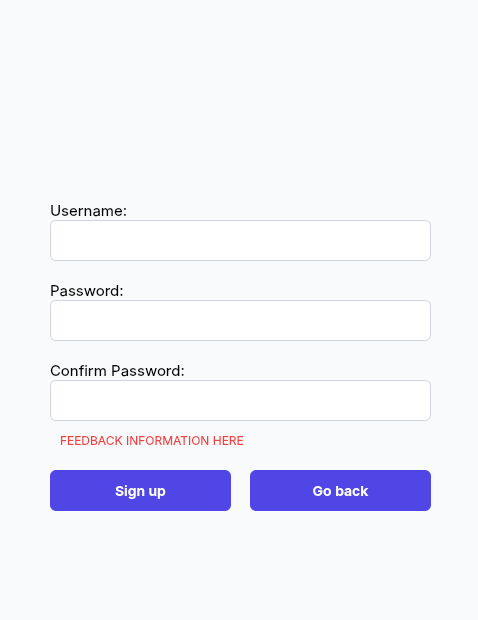
<?xml version="1.0" encoding="UTF-8"?>
<ui version="4.0">
 <class>Dialog</class>
 <widget class="QDialog" name="Dialog">
  <property name="geometry">
   <rect>
    <x>0</x>
    <y>0</y>
    <width>478</width>
    <height>620</height>
   </rect>
  </property>
  <property name="windowTitle">
   <string>Dialog</string>
  </property>
  <property name="styleSheet">
   <string notr="true">/* Entire Dialog */
QDialog {
    background-color: #F9FAFB;
    color: #111827; /* Dark gray, highly readable */
}

/* Labels */
QLabel {
    color: #1F2937; /* Stronger label color */
}

/* Text Fields */
QLineEdit {
    background-color: #FFFFFF;
    border: 1px solid #D1D5DB;
    border-radius: 6px;
    padding: 6px 10px;
    font-size: 14px;
    color: #111827; /* Input text */
}

/* Primary Button */
QPushButton {
    background-color: #4F46E5;
    border: none;
    color: #FFFFFF;
    border-radius: 6px;
    padding: 8px 14px;
    font-size: 14px;
    font-weight: 500;
}
QPushButton:hover {
    background-color: #4338CA;
}
QPushButton:pressed {
    background-color: #3730A3;
}

/* Optional: Secondary Button */
QPushButton#secondaryButton {
    background-color: #E5E7EB;
    color: #1F2937;
}
QPushButton#secondaryButton:hover {
    background-color: #D1D5DB;
}</string>
  </property>
  <widget class="QLabel" name="signupusernameLabel">
   <property name="geometry">
    <rect>
     <x>50</x>
     <y>200</y>
     <width>111</width>
     <height>21</height>
    </rect>
   </property>
   <property name="font">
    <font>
     <family>Inter</family>
     <pointsize>-1</pointsize>
    </font>
   </property>
   <property name="styleSheet">
    <string notr="true">color: rgb(rgb(0, 0, 0)); font-size: 15px;
</string>
   </property>
   <property name="text">
    <string>Username: </string>
   </property>
  </widget>
  <widget class="QLabel" name="ConfirmpPasswordLabel">
   <property name="geometry">
    <rect>
     <x>50</x>
     <y>360</y>
     <width>141</width>
     <height>21</height>
    </rect>
   </property>
   <property name="font">
    <font>
     <family>Inter</family>
     <pointsize>-1</pointsize>
    </font>
   </property>
   <property name="styleSheet">
    <string notr="true">color: rgb(rgb(0, 0, 0)); font-size: 15px;</string>
   </property>
   <property name="text">
    <string>Confirm Password:</string>
   </property>
  </widget>
  <widget class="QLineEdit" name="signupUsernameForm">
   <property name="geometry">
    <rect>
     <x>50</x>
     <y>220</y>
     <width>381</width>
     <height>41</height>
    </rect>
   </property>
   <property name="styleSheet">
    <string notr="true">font-size: 14px;</string>
   </property>
   <property name="text">
    <string/>
   </property>
   <property name="frame">
    <bool>true</bool>
   </property>
  </widget>
  <widget class="QLineEdit" name="SignupConfirmPasswordForm">
   <property name="geometry">
    <rect>
     <x>50</x>
     <y>380</y>
     <width>381</width>
     <height>41</height>
    </rect>
   </property>
   <property name="styleSheet">
    <string notr="true">font-size: 14px;</string>
   </property>
   <property name="text">
    <string/>
   </property>
  </widget>
  <widget class="QPushButton" name="signupSubmitButton">
   <property name="geometry">
    <rect>
     <x>50</x>
     <y>470</y>
     <width>181</width>
     <height>41</height>
    </rect>
   </property>
   <property name="font">
    <font>
     <family>Inter</family>
     <pointsize>-1</pointsize>
     <weight>62</weight>
     <bold>true</bold>
    </font>
   </property>
   <property name="styleSheet">
    <string notr="true"/>
   </property>
   <property name="text">
    <string>Sign up</string>
   </property>
  </widget>
  <widget class="QLabel" name="signupPasswordLabel">
   <property name="geometry">
    <rect>
     <x>50</x>
     <y>280</y>
     <width>111</width>
     <height>21</height>
    </rect>
   </property>
   <property name="font">
    <font>
     <family>Inter</family>
     <pointsize>-1</pointsize>
    </font>
   </property>
   <property name="styleSheet">
    <string notr="true">color: rgb(rgb(0, 0, 0)); font-size: 15px;</string>
   </property>
   <property name="text">
    <string>Password:</string>
   </property>
  </widget>
  <widget class="QLineEdit" name="SignupPasswordForm">
   <property name="geometry">
    <rect>
     <x>50</x>
     <y>300</y>
     <width>381</width>
     <height>41</height>
    </rect>
   </property>
   <property name="styleSheet">
    <string notr="true">font-size: 14px;</string>
   </property>
   <property name="text">
    <string/>
   </property>
  </widget>
  <widget class="QPushButton" name="signupReturnButton">
   <property name="geometry">
    <rect>
     <x>250</x>
     <y>470</y>
     <width>181</width>
     <height>41</height>
    </rect>
   </property>
   <property name="font">
    <font>
     <family>Inter</family>
     <pointsize>-1</pointsize>
     <weight>62</weight>
     <bold>true</bold>
    </font>
   </property>
   <property name="styleSheet">
    <string notr="true"/>
   </property>
   <property name="text">
    <string>Go back</string>
   </property>
  </widget>
  <widget class="QLabel" name="feedbackLabel">
   <property name="geometry">
    <rect>
     <x>60</x>
     <y>430</y>
     <width>311</width>
     <height>21</height>
    </rect>
   </property>
   <property name="font">
    <font>
     <family>Inter</family>
    </font>
   </property>
   <property name="styleSheet">
    <string notr="true">QLabel {
    color: #EF4444;  /* Tailwind-style red */
}
</string>
   </property>
   <property name="text">
    <string>FEEDBACK INFORMATION HERE</string>
   </property>
  </widget>
  <widget class="QLabel" name="label_2">
   <property name="geometry">
    <rect>
     <x>100</x>
     <y>-20</y>
     <width>291</width>
     <height>281</height>
    </rect>
   </property>
   <property name="styleSheet">
    <string notr="true">background: transparent;
color: transparent;
border: none;
</string>
   </property>
   <property name="text">
    <string/>
   </property>
   <property name="pixmap">
    <pixmap>logonew.png</pixmap>
   </property>
   <property name="scaledContents">
    <bool>true</bool>
   </property>
  </widget>
  <widget class="QLabel" name="label_3">
   <property name="geometry">
    <rect>
     <x>-10</x>
     <y>50</y>
     <width>501</width>
     <height>471</height>
    </rect>
   </property>
   <property name="text">
    <string/>
   </property>
   <property name="pixmap">
    <pixmap>bg.png</pixmap>
   </property>
   <property name="scaledContents">
    <bool>true</bool>
   </property>
  </widget>
  <widget class="QLabel" name="label_4">
   <property name="geometry">
    <rect>
     <x>0</x>
     <y>0</y>
     <width>531</width>
     <height>841</height>
    </rect>
   </property>
   <property name="text">
    <string/>
   </property>
   <property name="pixmap">
    <pixmap>../Assets/mainBackground.jpg</pixmap>
   </property>
   <property name="scaledContents">
    <bool>true</bool>
   </property>
  </widget>
  <zorder>label_4</zorder>
  <zorder>label_3</zorder>
  <zorder>feedbackLabel</zorder>
  <zorder>label_2</zorder>
  <zorder>signupusernameLabel</zorder>
  <zorder>ConfirmpPasswordLabel</zorder>
  <zorder>signupUsernameForm</zorder>
  <zorder>SignupConfirmPasswordForm</zorder>
  <zorder>signupSubmitButton</zorder>
  <zorder>signupPasswordLabel</zorder>
  <zorder>SignupPasswordForm</zorder>
  <zorder>signupReturnButton</zorder>
 </widget>
 <resources/>
 <connections/>
</ui>
